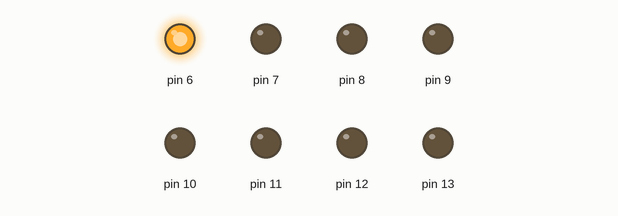
This sketch was run on a simulated Arduino Uno, built with avr-gcc and run on an emulated ATmega328P. On the bench: output pins drawn as LEDs (lit = HIGH).

Above: at 0.1 s.
At 0.6 s:
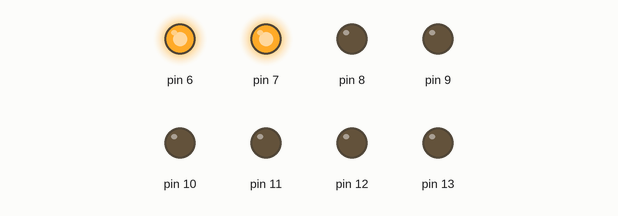
At 1.1 s:
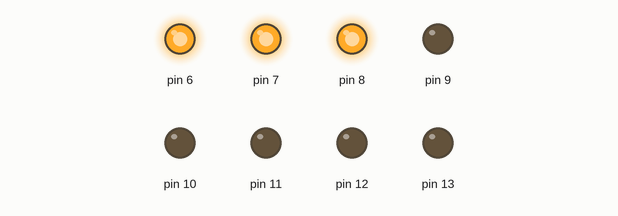
At 1.6 s:
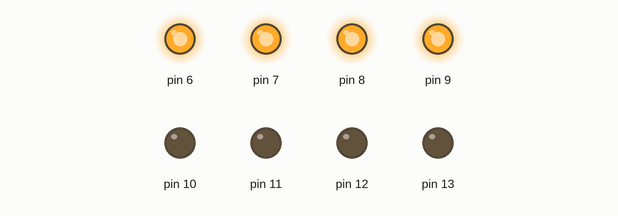
At 2.6 s:
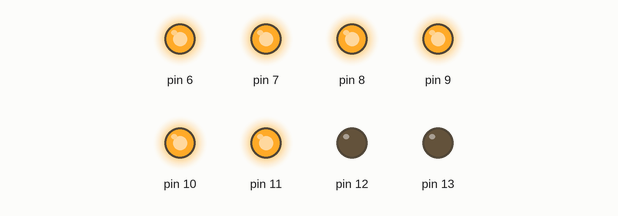
At 3.6 s:
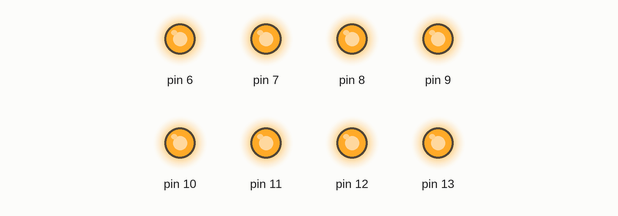
Timing chart, 0 to 5.1 s (numbered marks = the images above):
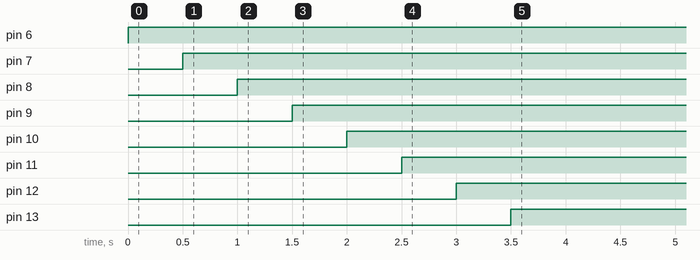

The sketch:

driving_multiple_leds_with_arduino1.ino
```cpp
void setup()
{
pinMode(6, OUTPUT);
pinMode(7, OUTPUT);
pinMode(8, OUTPUT);
pinMode(9, OUTPUT);
pinMode(10, OUTPUT);
pinMode(11, OUTPUT);
pinMode(12, OUTPUT);
pinMode(13, OUTPUT);

}

void loop()
{
  digitalWrite(6, HIGH);
  delay(500); // Wait for 1000 millisecond(s)

digitalWrite(7, HIGH);
  delay(500);

digitalWrite(8, HIGH);
  delay(500);


digitalWrite(9, HIGH);
  delay(500);


digitalWrite(10, HIGH);
  delay(500);


digitalWrite(11, HIGH);
  delay(500);

digitalWrite(12, HIGH);
  delay(500);

digitalWrite(13, HIGH);
  delay(500);


}
```

Measured:
- by itself, pin 6: LOW → HIGH at 0.00 s
- by itself, pin 7: LOW → HIGH at 0.50 s
- by itself, pin 8: LOW → HIGH at 1.0 s
- by itself, pin 9: LOW → HIGH at 1.5 s
- by itself, pin 10: LOW → HIGH at 2.0 s
- by itself, pin 11: LOW → HIGH at 2.5 s
- by itself, pin 12: LOW → HIGH at 3.0 s
- by itself, pin 13: LOW → HIGH at 3.5 s
